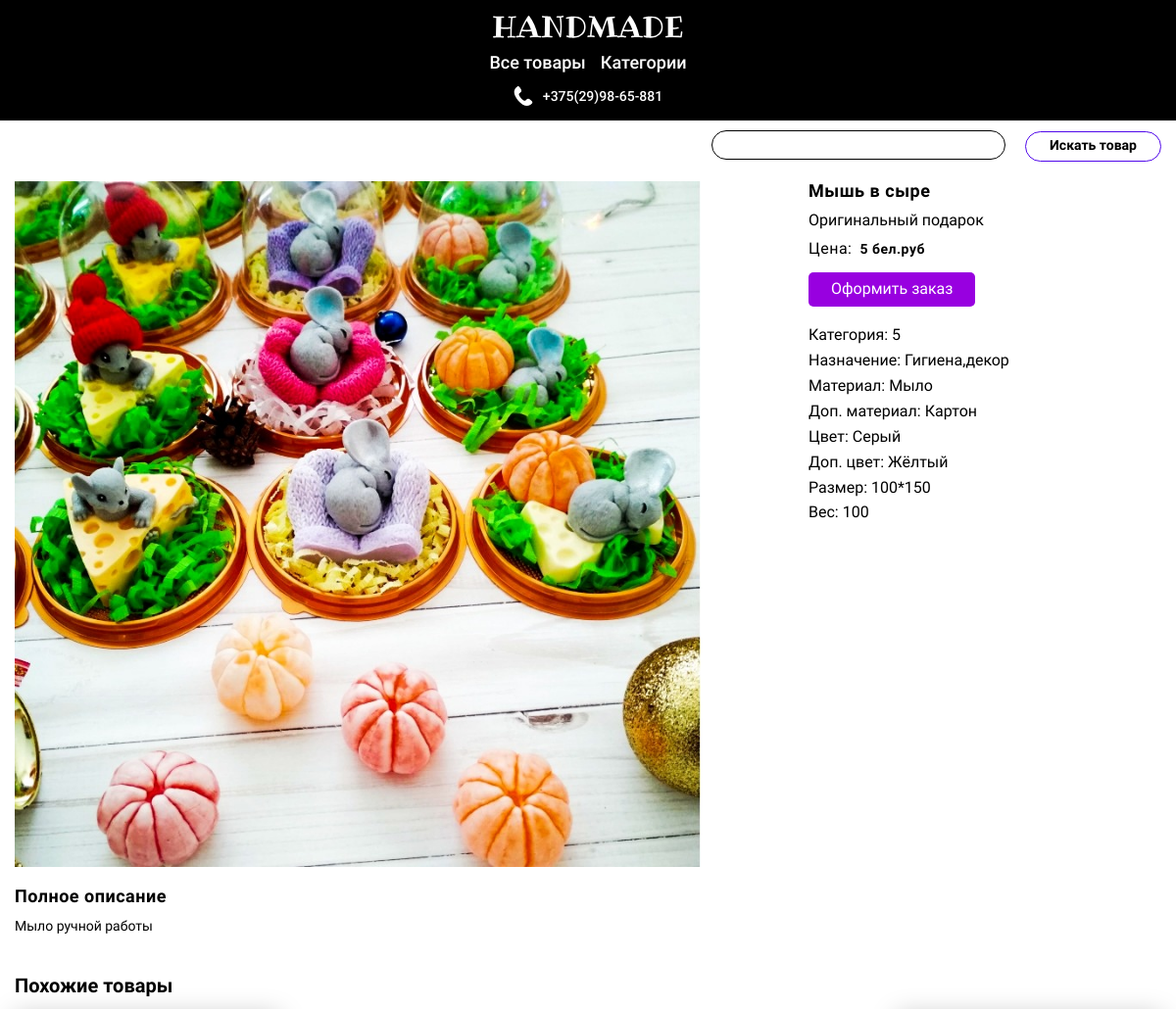
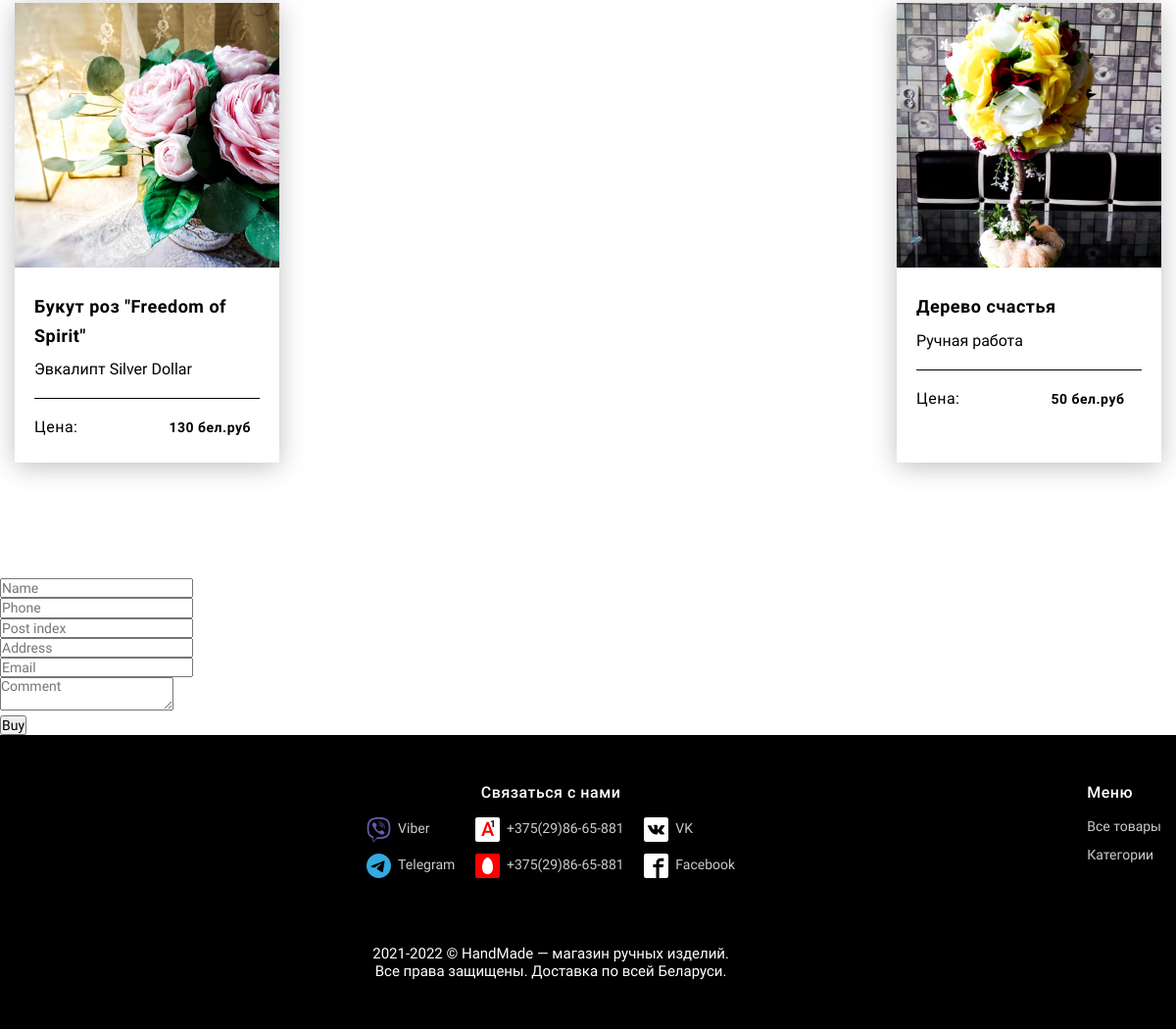
The app's page /product/16 with its own data (2 pictures, top to bottom).
### app.py (models this page shows, shortened)
class Product(db.Model):
    id = db.Column(db.Integer, primary_key=True)
    title = db.Column(db.String(80), default='Product №' + id)
    desc = db.Column(db.Text, default='There is no description')
    desc_opt = db.Column(db.String(250), default='There is no description')
    date = db.Column(db.DateTime, default=datetime.utcnow)
    visibility = db.Column(db.Boolean, default=True)
    price = db.Column(db.Integer, nullable=True)
    categories = db.Column(db.String(250), nullable=True)
    image = db.Column(db.String(250), nullable=True)
    author = db.Column(db.String(250), nullable=True)
    availability = db.Column(db.Integer, nullable=True)
    assignment = db.Column(db.String(250), nullable=True)
    material = db.Column(db.String(250), nullable=True)
    material_opt = db.Column(db.String(250), nullable=True)
    color = db.Column(db.String(250), nullable=True)
    color_opt = db.Column(db.String(250), nullable=True)
    size = db.Column(db.String(250), nullable=True)
    weight = db.Column(db.String(250), nullable=True)
    guarantee = db.Column(db.String(250), nullable=True)

### app.py (the view)
@app.route('/product/<int:id>')
def product(id, success=0):
    product = Product.query.get(id)
    if not product or not product.visibility:
        return render_template("not_found.html")
    four_products = Product.query\
        .filter(Product.categories == product.categories)\
        .filter(Product.title != product.title)\
        .limit(4).all()
    return render_template("product.html", product=product, success=success, four_products=four_products)

### templates/product.html (shortened to what this page needs)
{% extends 'base.html' %}
{% block body %}
<div class="page">
    <div class="container">
        <div class="page__content">
            <section class="current-good">
                <div class="current-good__wrapper">
                    <div class="current-good-slider">
                        {% for img in product.image.split(' ')[0:-1] %}
                        <div class="current-good-slider__item">
                            <img src="{{ url_for('static', filename=img) }}" alt="">
                        </div>
                        {% endfor %}
                    </div>
                    <div class="current-good__info">
                        <div class="info__about">
                            <div class="good__title">{{ product.title }}</div>
                            <div class="good__text">{{ product.desc_opt }}</div>
                            <div class="good__price">Цена:<span>{{ product.price }} бел.руб</span></div>
                            <a href="#" class="good__button">Оформить заказ</a>
                        </div>
                        <div class="info__characteristic">
                              {% if product.categories %}<div class="characteristic__name">Категория: <span class="characteristic__value">{{product.price}}</span></div>{% endif %}
                              {% if product.assignment %}<div class="characteristic__name">Назначение: <span class="characteristic__value">{{product.assignment}}</span></div>{% endif %}
                              {% if product.material %}<div class="characteristic__name">Материал: <span class="characteristic__value">{{product.material}}</span></div>{% endif %}
                              {% if product.material_opt %}<div class="characteristic__name">Доп. материал: <span class="characteristic__value">{{product.material_opt}}</span></div>{% endif %}
                              {% if product.color %}<div class="characteristic__name">Цвет: <span class="characteristic__value">{{product.color}}</span></div>{% endif %}
                              {% if product.color_opt %}<div class="characteristic__name">Доп. цвет: <span class="characteristic__value">{{product.color_opt}}</span></div>{% endif %}
                              {% if product.size %}<div class="characteristic__name">Размер: <span class="characteristic__value">{{product.size}}</span></div>{% endif %}
                              {% if product.weight %}<div class="characteristic__name">Вес: <span class="characteristic__value">{{product.weight}}</span></div>{% endif %}
                        </div>
                    </div>
                </div>
                <div class="full-description">
                    <div class="full-description__title">Полное описание</div>
                    <div class="full-description__text">
                        <p>{{ product.desc }}</p>
                    </div>
                </div>
            </section>
            <section class="similar-products">
                {% if four_products %}
                <div class="similar-products__title">Похожие товары</div>
                {% endif %}
                <div class="cards">
                    {% for el in four_products %}
                    <div class="card">
                        <a href="{{ url_for('product', id=el.id) }}" class="card__link">
                            <div class="card__top">
                                <img src="{{ url_for('static', filename=(el.image.split(' '))[0]) }}" alt="card" class="card__img">
                            </div>
                            <div class="card__bottom">
                                <div class="card__title">{{el.title}}</div>
                                <div class="card__text">{{el.desc_opt}}</div>
                                <div class="card__price">Цена:<span>{{el.price}} бел.руб</span></div>
                            </div>
                        </a>
                    </div>
                    {% endfor %}
                </div>
            </section>
        </div>
    </div>
</div>
<div class="col-md-6 py-5">
    <h2>{{ product.title }}</h2>
    <p>{{ product.desc_opt }}</p>
    <form action="{{ url_for('buy', product_id=product.id) }}" method="post">
        <input type="text" name="name" id="name" class="form-control" placeholder="Name"><br>
        <input type="tel" name="phone" id="phone" class="form-control" placeholder="Phone"><br>
        <input type="text" name="post_index" id="post_index" class="form-control" placeholder="Post index"><br>
        <input type="text" name="address" id="address" class="form-control" placeholder="Address"><br>
        <input type="text" name="email" id="email" class="form-control" placeholder="Email"><br>
        <textarea name="comment" id="comment" class="form-control" placeholder="Comment"></textarea><br>
        <input type="submit" value="Buy">
    </form>
</div>
{% endblock %}

### static/css/app.css (style rules this page uses)
html { line-height: 1.15; -webkit-text-size-adjust: 100% }
body { margin: 0 }
a { background-color: transparent }
img { border-style: none }
button, input, optgroup, select, textarea { font-family: inherit; font-size: 100%; line-height: 1.15; margin: 0 }
button, input { overflow: visible }
[type=button], [type=reset], [type=submit], button { -webkit-appearance: button }
textarea { overflow: auto }
img { display: block }
body { color: #fff; font-size: 14px; font-weight: 400; line-height: 19px; font-family: Roboto }
.container { max-width: 1200px; margin: 0 auto; padding: 0 15px }
.all-goods, .categories, .new-goods, .popular-goods, .goods-categories, .similar-products { padding: 10px 0 0 0 }
.all-goods__title, .categories__title, .new-goods__title, .popular-goods__title, .goods-categories__title, .similar-products__title { font-size: 20px; line-height: 1.15; font-weight: 700; color: #000; margin-bottom: 15px }
.cards { display: -webkit-box; display: -ms-flexbox; display: flex; width: 100%; -ms-flex-wrap: wrap; flex-wrap: wrap; -webkit-box-pack: justify; -ms-flex-pack: justify; justify-content: space-between; padding-bottom: 30px }
.cards .card { min-width: 270px; width: 270px; margin-bottom: 30px; -webkit-box-shadow: 0 4px 25px rgba(0,0,0,.25); box-shadow: 0 4px 25px rgba(0,0,0,.25) }
.card { -webkit-transition: .4s linear; -o-transition: .4s linear; transition: .4s linear }
.card__link { text-decoration: none }
.card__top { position: relative; height: 270px; overflow: hidden }
.card__img { width: 100%; height: 100%; object-fit: cover; position: absolute; left: 50%; transform: translateX(-50%); -webkit-transition: .4s linear; -o-transition: .4s linear; transition: transform .4s linear }
.card__bottom { color: #000; padding: 25px 20px 26px; word-wrap: break-word; }
.card__title { font-weight: 700; font-size: 18px; line-height: 1.66; letter-spacing: .5px; text-decoration: none; margin-bottom: 10px }
.card__text { font-size: 16px; line-height: 19px; padding-bottom: 21px; position: relative }
.card__text::after { content: ""; display: block; position: absolute; bottom: 0; width: 100%; height: 1px; background-color: #000 }
.card__price { padding-top: 20px; font-size: 16px; line-height: 1.18; letter-spacing: .5px }
.card__price span { margin-left: 93px; font-weight: 700; font-size: 14px; line-height: 1.14 }
.current-good { padding: 10px 0 20px; }
.current-good__wrapper { display: flex; column-gap: 110px; }
.current-good-slider { max-width: 100%; width: 700px; }
.current-good img { width: 100%; height: 100%; }
.similar-products { padding: 20px 0 20px 0; }
.current-good__info { color: #000; max-width: 220px; }
.info__about { margin-bottom: 20px; }
.good__title { font-size: 18px; line-height: 1.16; font-weight: 700; letter-spacing: .5px; margin-bottom: 10px; }
.good__text { font-size: 16px; line-height: 1.18; margin-bottom: 10px; }
.good__price { font-size: 16px; line-height: 1.18; letter-spacing: .5px; margin-bottom: 15px; }
.good__price span { font-weight: 700; font-size: 14px; line-height: 1.14; letter-spacing: .5px; margin-left: 8px; }
.good__button { display: inline-block; background-color: #9800E0; border-radius: 5px; text-decoration: none; color: #fff; font-size: 16px; line-height: 1.18; padding: 8px 23px; transition: color .4s linear; }
.characteristic__name { font-size: 16px; line-height: 1.18; margin-bottom: 7px; }
.characteristic__name:last-child { margin-bottom: 0; }
.full-description { color: #000; }
.full-description__title { font-size: 18px; line-height: 1.16; font-weight: 700; letter-spacing: .5px; margin-top: 20px; margin-bottom: 10px; }
.full-description__text { max-width: 680px; }
@media (max-width:1200px) { .cards, .goods-categorie__cards { -ms-flex-wrap: wrap; flex-wrap: wrap } }

### records on screen
Product: title "Мышь в сыре", desc_opt "Оригинальный подарок", price "5", assignment "Гигиена,декор", material "Мыло", material_opt "Картон", color "Серый", color_opt "Жёлтый", size "100*150", weight "100", desc "Мыло ручной работы"
Product: shows a picture, title "Букут роз \"Freedom of Spirit\"", desc_opt "Эвкалипт Silver Dollar", price "130"
Product: shows a picture, title "Дерево счастья", desc_opt "Ручная работа", price "50"
